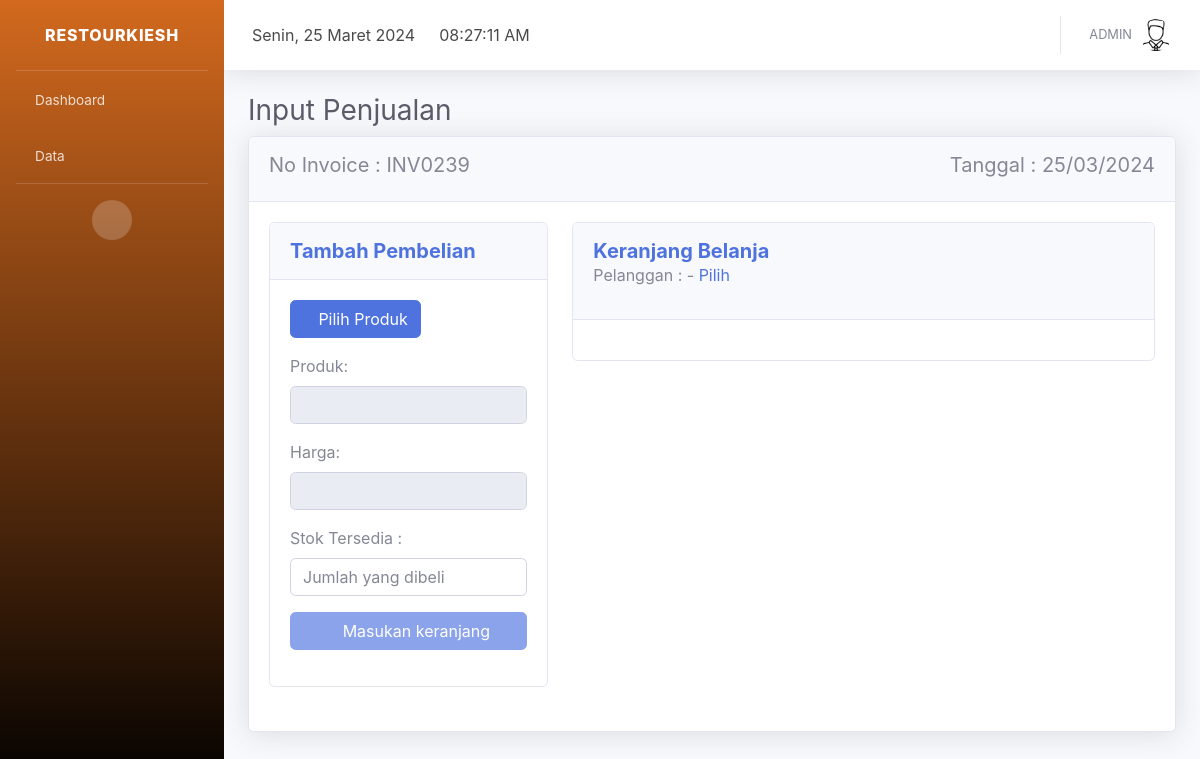
The page /index.php?page=input_penjualan&add=produk_belum_dipilih (signed in) on the database its author committed.
### tables this page shows
CREATE TABLE `profil_aplikasi` (
  `id` int(11) NOT NULL,
  `nama_aplikasi` varchar(30) NOT NULL,
  `alamat` varchar(100) NOT NULL,
  `no_telp` char(14) NOT NULL,
  `logo` varchar(100) NOT NULL
);

CREATE TABLE `pengguna` (
  `id_pengguna` int(11) NOT NULL,
  `kode_pengguna` char(9) NOT NULL,
  `nama_pengguna` varchar(50) NOT NULL,
  `email` varchar(35) NOT NULL,
  `no_telp` char(14) NOT NULL,
  `foto` varchar(100) NOT NULL,
  `username` varchar(50) NOT NULL,
  `password` varchar(500) NOT NULL,
  `level` varchar(10) NOT NULL,
  `status` int(11) NOT NULL
);

### page/penjualan/input-penjualan.php (the view, shortened to what this page needs)
<div class="container-fluid">
  <h1 class="h3 mb-2 text-gray-800">Input Penjualan</h1>
  <?php
  include 'config/database.php';
  $query = mysqli_query($kon, "SELECT max(id_penjualan) as id_penjualan_terbesar FROM penjualan");
  $data = mysqli_fetch_array($query);
  $id_penjualan = $data['id_penjualan_terbesar'];
  $id_penjualan++;
  $huruf = "INV";
  $invoice = $huruf . sprintf("%04s", $id_penjualan);
  ?>
  <form action="page/penjualan/simpan-penjualan.php" method="post">
    <div class="card shadow mb-4">
      <div class="card-header py-3">
        <div class="row">
          <div class="col-sm-6">
            <h5 style="text-align:left">No Invoice : <?php echo $invoice; ?></h5>
          </div>
          <div class="col-sm-6">
            <h5 style="text-align:right">Tanggal : <?php echo date("d/m/Y"); ?></h5>
          </div>
        </div>
      </div>
      <div class="card-body">
        <div class="row">
          <div class="col-sm-4">
            <div class="card mb-4">
              <div class="card-header py-3">
                <h5 class="m-0 font-weight-bold text-primary">Tambah Pembelian</h5>
              </div>
              <div class="card-body">
                <div class="row">
                  <div class="col-sm-12">
                    <div class="form-group">
                      <button type="button" data-toggle="modal" data-target="#modal" class="btn btn-primary"><span class="text"><i class="fas fa-shopping-bag fa-sm"></i> Pilih Produk</span></button>
                    </div>
                  </div>
                </div>
                <div class="row">
                  <div class="col-sm-12">
                    <div class="form-group">
                      <label>Produk:</label>
                      <input name="nama_produk" id="nama_produk" type="text" class="form-control" disabled>
                    </div>
                    <div class="form-group">
                      <label>Harga:</label>
                      <input name="harga" id="harga_produk" type="text" class="form-control" disabled>
                    </div>
                    <div class="form-group">
                      <label>Stok Tersedia : <span id="info_stok_produk"> </span> </label>
                      <input name="jumlah" type="text" id="jumlah_beli" class="form-control" placeholder="Jumlah yang dibeli">
                    </div>
                    <div class="form-group">
                      <button type="button" id="tambahkan_ke_keranjang" aksi="tambahkan_ke_keranjang" disabled class="btn btn-primary btn-block"><span class="text"><i class="fas fa-shopping-cart fa-sm"></i> Masukan keranjang</span></button>
                    </div>
                  </div>
                </div>
              </div>
            </div>
          </div>
          <div class="col-sm-8">
            <div class="card mb-4">
              <div class="card-header py-3">
                <h5 class="m-0 font-weight-bold text-primary">Keranjang Belanja</h5>
                <p id="tampil_pelanggan">Pelanggan : - <a href="" data-toggle="modal" data-target="#pilih_pelanggan">Pilih</a></p>
              </div>
              <div class="card-body">
              </div>
            </div>
          </div>
        </div>
      </div>
    </div>
  </form>
</div>

### index.php (shortened to what this page needs)
<?php
include 'config/database.php';
$hasil = mysqli_query($kon, "select * from profil_aplikasi order by nama_aplikasi desc limit 1");
$data = mysqli_fetch_array($hasil);
?>
<!DOCTYPE html>
<html lang="en">
<head>
  <link href="assets/vendor/fontawesome-free/css/all.min.css" rel="stylesheet" type="text/css">
  <link href="assets/font/font.css" rel="stylesheet">
  <link href="assets/css/sb-admin-2.min.css" rel="stylesheet">
  <link href="assets/vendor/datatables/dataTables.bootstrap4.min.css" rel="stylesheet">
  <link rel="stylesheet" href="assets/plugin/datepicker/css/datepicker.css">
</head>
<body>
  <div id="wrapper">
    <ul class="navbar-nav sidebar sidebar-dark accordion" id="accordionSidebar" style="background-image: linear-gradient(180deg, #D2691E 0%, #000000 100%);">
      <a class="sidebar-brand d-flex align-items-center justify-content-center" href="index.php?page=dashboard">
        <div class="sidebar-brand-text mx-3"><?php echo $data['nama_aplikasi']; ?></div>
      </a>
      <hr class="sidebar-divider my-0">
<li class="nav-item">
    <a class="nav-link" href="index.php?page=dashboard">
        <i class="fas fa-home"></i>
        <span>Dashboard</span>
    </a>
</li>
      <?php if ($_SESSION["level"] == "Admin") : ?>
        <li class="nav-item">
          <a class="nav-link collapsed" href="#" data-toggle="collapse" data-target="#master_data" aria-expanded="true" aria-controls="collapseTwo">
            <i class="fas fa-database"></i>
            <span>Data</span>
          </a>
        </li>
      <?php endif; ?>
      <hr class="sidebar-divider d-none d-md-block">
      <div class="text-center d-none d-md-inline">
        <button class="rounded-circle border-0" id="sidebarToggle"></button>
      </div>
    </ul>
    <div id="content-wrapper" class="d-flex flex-column">
      <div id="content">
        <nav class="navbar navbar-expand navbar-light bg-white topbar mb-4 static-top shadow">
          <div class="top-navbar d-none d-xl-block">
            <ul class="navbar-nav align-items-center">
              <li class="nav-item">
                <a class="nav-link">
                  <div id="date">
                  </div>
                </a>
              </li>
            </ul>
          </div>
          <div class="top-navbar d-none d-xl-block">
            <ul class="navbar-nav align-items-center">
              <li class="nav-item">
                <a class="nav-link">
                  <div id="clock">
                  </div>
                </a>
              </li>
            </ul>
          </div>
          <ul class="navbar-nav ml-auto">
    <?php
    include 'config/database.php';
    $id_pengguna = $_SESSION["id_pengguna"];
    $hasil = mysqli_query($kon, "select nama_pengguna,foto from pengguna where id_pengguna=$id_pengguna");
    $row = mysqli_fetch_array($hasil);
    ?>
    <li class="nav-item dropdown no-arrow">
      <a class="nav-link dropdown-toggle" href="#" id="userDropdown" role="button" data-toggle="dropdown" aria-haspopup="true" aria-expanded="false">
        <span class="mr-2 d-none d-lg-inline text-gray-600 small"><?php echo $row["nama_pengguna"]; ?></span>
        <img class="img-profile rounded-circle" src="page/pengguna/foto/<?php echo $row["foto"]; ?>">
      </a>
    </li>
</ul>
        </nav>
        <?php
        if (isset($_GET['page'])) {
          $page = $_GET['page'];
          switch ($page) {
            case 'input_penjualan':
              include "page/penjualan/input-penjualan.php";
              break;
          }
        }
        ?>
      </div>
    </div>
  </div>
  <link href="assets/plugin/select2/select2.min.css" rel="stylesheet" />
</body>
</html>

### rows shown on the page
profil_aplikasi: nama_aplikasi "RESTOURKIESH"
pengguna: nama_pengguna "ADMIN", foto (picture)

### other values the page prints
$invoice "INV0239"
